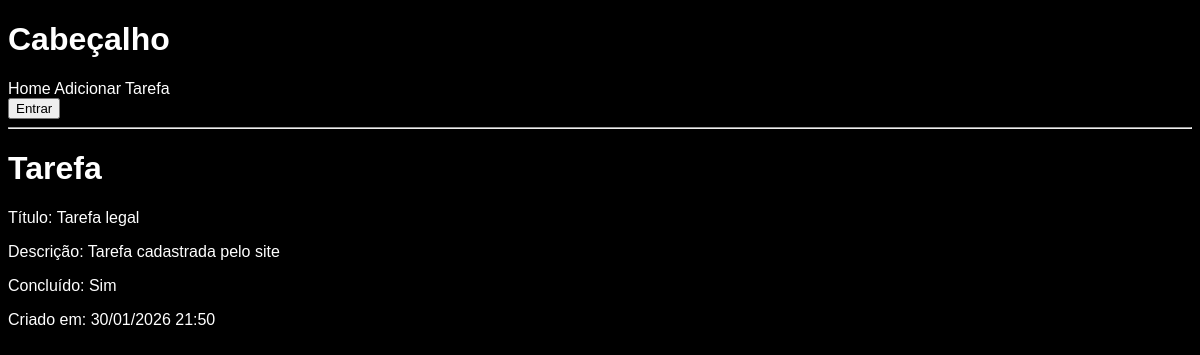
The app's page /tarefas/tarefa/5 with its own data.
### tarefas/models.py (models this page shows, shortened)
class Tarefa(models.Model):
    titulo = models.CharField(max_length=100)
    descricao = models.TextField(blank=True)
    concluida = models.BooleanField(default=False)
    criada_em = models.DateTimeField(auto_now_add=True)
    usuario = models.ForeignKey(User, on_delete=models.CASCADE) # Deleta o usuario e todas as tarefas associadas a ele
    etiquetas = models.ManyToManyField(Etiqueta, blank=True)
    class Meta:
        permissions = [
            ('can_view_all_tarefa', 'Can view tasks from all users'),
        ]

### tarefas/views.py (the view)
# urls.py: path('tarefa/<int:id>', views.tarefa, name='tarefa'),
def tarefa(request, id):
   tarefa = get_object_or_404(Tarefa, id=id)
   etiquetas = tarefa.etiquetas.all()
   return render(request, 'tarefas/tarefa.html', {'tarefa': tarefa})

### tarefas/templates/tarefas/tarefa.html
{% extends 'tarefas/base.html' %}
{% block corpo %}
<h1>Tarefa</h1>
<p>Título: {{ tarefa.titulo }}</p>
<p>Descrição: {{ tarefa.descricao }}</p>
<p>Concluído:
   {% if tarefa.concluida %} Sim
   {% else %} Não {% endif %}</p>
<p>Criado em: {{ tarefa.criada_em|date:"d/m/Y H:i" }}</p>
{% endblock %}

### tarefas/static/tarefas/style.css (style rules this page uses)
body { font-family: 'Arial', sans-serif; font-size: 16px; background-color: #000; color: #FFF; }
h1, h2 { font-weight: bold; }

### records on screen
Tarefa: titulo "Tarefa legal", descricao "Tarefa cadastrada pelo site", criada_em "30/01/2026 21:50"
